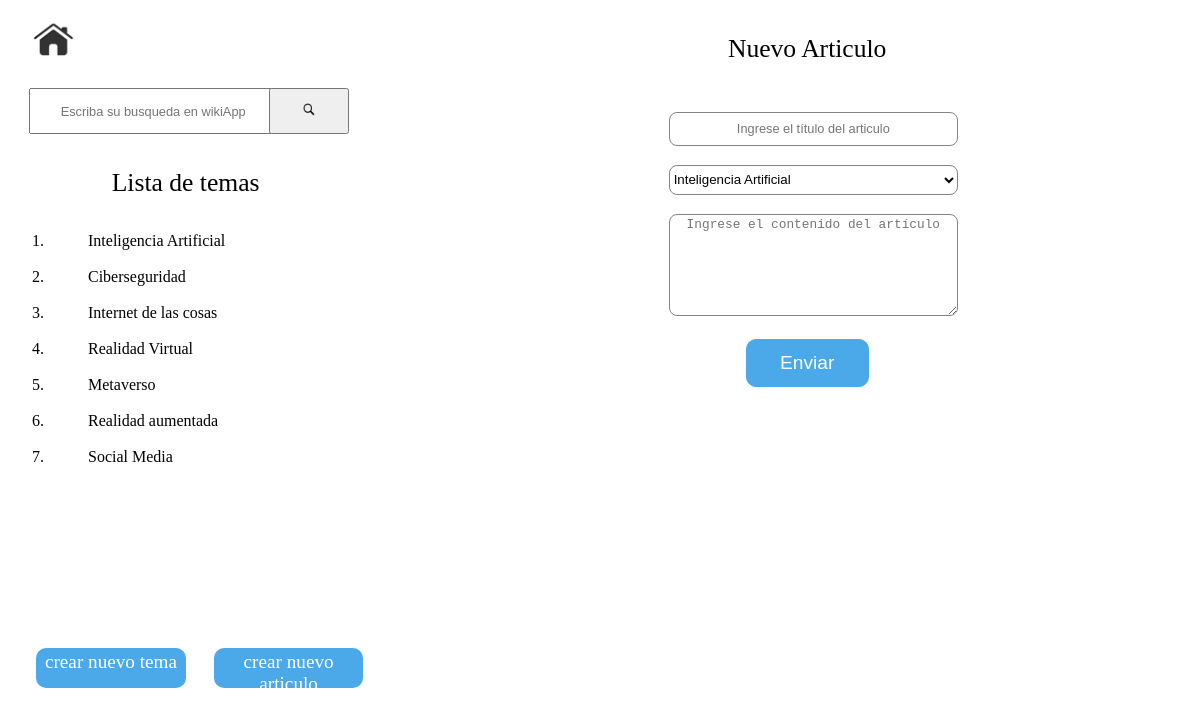
Screenshot of /nuevo_articulo with the database file from the repository.
### wikiApp/models.py (models this page shows)
class temaWiki(models.Model):
    nombre_tema = models.CharField(max_length=128, null=True, blank=True)
    descripcion_tema = models.CharField(max_length=512, null=True, blank=True)

### wikiApp/views.py (the view, shortened to what this page needs)
# urls.py: path('nuevo_articulo',views.nuevo_articulo,name="nuevo_articulo"),
def nuevo_articulo(request):
    temas = temaWiki.objects.all()
    return render(request, 'nuevo_articulo.html',{
        'temas':temas
        })

### wikiApp/templates/nuevo_articulo.html (shortened to what this page needs)
{% extends "layout.html" %}
{% block encabezado%}
	Nuevo Articulo
{%endblock%}
{% block contenido%}
<form class="formulario_bloque" method="post" action="{% url 'wikiApp:nuevo_articulo' %}">
	<div class="formulario_bloque_contenedor">
		<div class="datos_tema">
			<input class="datos_tema_input" type="text" name="titulo" placeholder="Ingrese el título del articulo">
		</div>
		<div class="datos_tema">
			<select name="tema_relacionado" class="selector_tema">
				{% for tema in temas %}
				<option value="{{tema.id}}">
					{{ tema.nombre_tema }}
				</option>
				{% endfor %}
			</select>
		</div>
		<div class="datos_tema">
			<textarea class="datos_tema_input altura_area" name="contenido" placeholder="Ingrese el contenido del artículo" rows="4" cols="50"></textarea>
		</div>
		<div class="formulario_boton_contenedor">
			<button class="btn_enviar_tema">
				Enviar
			</button>
		</div>
	</div>
</form>
{%endblock%}

### wikiApp/templates/layout.html (shortened to what this page needs)
{% load static %}
<!DOCTYPE html>
<html>
<head>
	<link rel="stylesheet" href="{% static 'wiki_estilos_customizados.css' %}">
</head>
<body>
	<div class="wiki_contendor_principal">
		<div class="panel_izquierdo">
			<div class="home">
				<a class="link_home" href="{% url 'wikiApp:principal' %}">
					<img class="imagen_home" src="{% static 'home.png' %}">
				</a>
			</div>
			<div class="bloque_busqueda">
				<div class="barra_busqueda_contenedor">
					<form class="barra_busqueda" method="post" action="{% url 'wikiApp:busqueda' %}">
						<div class="barra_busqueda_texto">
							<input class="busqueda_texto_estilos" type="text" id="buscador" name="buscador" placeholder="Escriba su busqueda en wikiApp">
						</div>
						<div class="barra_busqueda_icono">
							<button class="boton_busqueda">
								<img class="imagen_busqueda" src="{% static 'buscador.png' %}">
							</button>
						</div>
					</form>
				</div>
			</div>
			<div class="listado_temas">
				<div class="bloque_titulo_tema">
					<span class="listado_temas_titulo">Lista de temas</span>
				</div>
				<ol>
					{% for tema in temas %}
					<br>
					<li>
						<ul style="list-style: none;">
							<li><a href="{% url 'wikiApp:articulos_x_tema' tema.id %}" style="text-decoration: none;color: black;">{{ tema.nombre_tema }}</a></li>
						</ul>
					</li>
					{% endfor %}
				</ol>
			</div>
			<div class="botones">
				<a class="boton_estilo" href="{% url 'wikiApp:nuevo_tema' %}">
					<span class="boton_texto">crear nuevo tema</span>
				</a>
				<a class="boton_estilo" href="{% url 'wikiApp:nuevo_articulo' %}">
					<span class="boton_texto">crear nuevo articulo</span>
				</a>
			</div>
		</div>
		<div class="panel_derecho">
			<div class="titulo_seccion">
				<p class="titulo_seccion_estilo">{% block encabezado %}{% endblock %}</p>
			</div>
			<div class="visualizacion_seccion">
				{% block contenido %}{% endblock %}
			</div>
		</div>
	</div>
</body>
</html>

### wikiApp/static/wiki_estilos_customizados.css (style rules this page uses)
body { height: 100vh; }
.wiki_contendor_principal { display: flex; flex-direction: row; align-items: center; width: 100%; height:100vh; }
.panel_izquierdo { width:30%; height: 100vh; }
.home { position: absolute; margin-left: 1.5rem; margin-top: 0.5rem; width: 20%; }
.imagen_home { width: 18%; }
.panel_derecho { width:65%; height: 100vh; display: flex; flex-direction: column; align-items: center; margin-left: 5%; }
.titulo_seccion_estilo { font-size: 1.6rem !important; }
.bloque_busqueda { height: 20%; }
.listado_temas { height: 60%; }
.bloque_titulo_tema { position: relative; width: 100%; text-align: center; }
.listado_temas_titulo { font-size: 1.6rem !important; }
.botones { height: 20%; display: flex; flex-direction: row; justify-content: space-between; }
.boton_estilo { width: 42%; margin-left: 8%; background-color: #4ba9e9; border-color: #4ba9e9; height: 5vh; text-align: center; border-radius: 10px; }
.boton_texto { position: relative; font-size: 1.2rem; top:0.2rem; color: #FFFFFF; }
a { text-decoration: none; }
.barra_busqueda { position: relative; width: 90%; height: 8vh; display: flex; flex-direction: row; top: 5rem; margin-bottom: 2rem; margin-left:6%; }
.barra_busqueda_texto { width: 75%; height: 5vh; }
.busqueda_texto_estilos { width: 100%; height: 100%; }
.barra_busqueda_icono { width: 25%; height: 5.8vh; }
.boton_busqueda { height: 100%; }
.imagen_busqueda { width: 20%; }
.busqueda_texto_estilos ::placeholder { text-align: center; }
::placeholder { font-size: 0.8rem; text-align: center; }
.visualizacion_seccion { width: 100%; }
.formulario_bloque { width: 100%; display: flex; flex-direction: column; align-items: center; text-align: center; }
.formulario_bloque_contenedor { width: 80%; margin-top: 0.5%; height: 7vh; border-radius: 8px; border:none; background-color: transparent; }
.datos_tema { width: 100%; margin-top: 0.8rem; }
.datos_tema_input { margin-top: 1%; margin-left: 2%; width: 46%; height: 30px; border-radius: 8px; border:solid 1px #818589; background-color: transparent; }
.formulario_boton_contenedor { margin-top: 0.8rem; }
.btn_enviar_tema { margin-left: 0; margin-top:5%; width: 20%; margin-top: 1%; height: 6vh; border-radius: 10px; border:solid 1px black; background-color: #4ba9e9; border-color: #4ba9e9; color: #FFFFFF; font-weight: 500; font-size: 1.2rem; }
.selector_tema { margin-top: 1%; margin-left: 2%; width: 47%; height: 30px; border-radius: 8px; border:solid 1px #818589; background-color: transparent; }
.altura_area { height: 12vh !important; }

### rows the page displays
temaWiki: nombre_tema "Inteligencia Artificial"
temaWiki: nombre_tema "Ciberseguridad"
temaWiki: nombre_tema "Internet de las cosas"
temaWiki: nombre_tema "Realidad Virtual"
temaWiki: nombre_tema "Metaverso"
temaWiki: nombre_tema "Realidad aumentada"
temaWiki: nombre_tema "Social Media"

### other values shown
form field tema_relacionado "Inteligencia Artificial"
